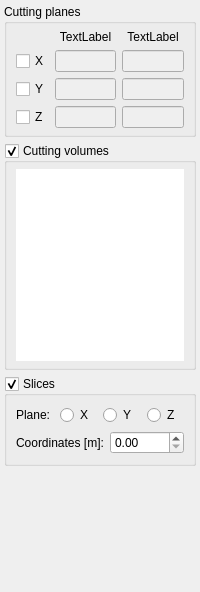
     <widget class="QWidget" name="page">
      <property name="geometry">
       <rect>
        <x>0</x>
        <y>0</y>
        <width>200</width>
        <height>592</height>
       </rect>
      </property>
      <attribute name="label">
       <string>Cutting</string>
      </attribute>
      <layout class="QVBoxLayout" name="verticalLayout_2">
       <property name="leftMargin">
        <number>4</number>
       </property>
       <property name="topMargin">
        <number>4</number>
       </property>
       <property name="rightMargin">
        <number>4</number>
       </property>
       <item>
        <widget class="QGroupBox" name="groupBoxCutByPlane">
         <property name="toolTip">
          <string>Planes to cut view</string>
         </property>
         <property name="statusTip">
          <string>Planes to cut view</string>
         </property>
         <property name="whatsThis">
          <string>Planes to cut view</string>
         </property>
         <property name="title">
          <string>Cutting planes</string>
         </property>
         <layout class="QVBoxLayout" name="verticalLayout_6">
          <property name="spacing">
           <number>6</number>
          </property>
          <property name="leftMargin">
           <number>9</number>
          </property>
          <property name="topMargin">
           <number>6</number>
          </property>
          <property name="bottomMargin">
           <number>6</number>
          </property>
          <item>
           <layout class="QGridLayout" name="gridLayout" columnstretch="0,0,0">
            <item row="0" column="0">
             <widget class="QLabel" name="label_9">
              <property name="minimumSize">
               <size>
                <width>30</width>
                <height>0</height>
               </size>
              </property>
              <property name="text">
               <string/>
              </property>
              <property name="buddy">
               <cstring>groupBoxBrokenBonds</cstring>
              </property>
             </widget>
            </item>
            <item row="0" column="1">
             <widget class="QLabel" name="xMinLabel">
              <property name="text">
               <string>TextLabel</string>
              </property>
              <property name="alignment">
               <set>Qt::AlignCenter</set>
              </property>
             </widget>
            </item>
            <item row="0" column="2">
             <widget class="QLabel" name="xMaxLabel">
              <property name="text">
               <string>TextLabel</string>
              </property>
              <property name="alignment">
               <set>Qt::AlignCenter</set>
              </property>
             </widget>
            </item>
            <item row="1" column="0">
             <widget class="QCheckBox" name="enableCuttingX">
              <property name="toolTip">
               <string>Cutting plane YZ</string>
              </property>
              <property name="statusTip">
               <string>Cutting plane YZ</string>
              </property>
              <property name="whatsThis">
               <string>Cutting plane YZ</string>
              </property>
              <property name="text">
               <string>X</string>
              </property>
             </widget>
            </item>
            <item row="1" column="1">
             <widget class="QLineEdit" name="minXEdit">
              <property name="enabled">
               <bool>false</bool>
              </property>
             </widget>
            </item>
            <item row="1" column="2">
             <widget class="QLineEdit" name="maxXEdit">
              <property name="enabled">
               <bool>false</bool>
              </property>
             </widget>
            </item>
            <item row="2" column="0">
             <widget class="QCheckBox" name="enableCuttingY">
              <property name="toolTip">
               <string>Cutting plane XZ</string>
              </property>
              <property name="statusTip">
               <string>Cutting plane XZ</string>
              </property>
              <property name="whatsThis">
               <string>Cutting plane XZ</string>
              </property>
              <property name="text">
               <string>Y</string>
              </property>
             </widget>
            </item>
            <item row="2" column="1">
             <widget class="QLineEdit" name="minYEdit">
              <property name="enabled">
               <bool>false</bool>
              </property>
             </widget>
            </item>
            <item row="2" column="2">
             <widget class="QLineEdit" name="maxYEdit">
              <property name="enabled">
               <bool>false</bool>
              </property>
             </widget>
            </item>
            <item row="3" column="0">
             <widget class="QCheckBox" name="enableCuttingZ">
              <property name="toolTip">
               <string>Cutting plane XY</string>
              </property>
              <property name="statusTip">
               <string>Cutting plane XY</string>
              </property>
              <property name="whatsThis">
               <string>Cutting plane XY</string>
              </property>
              <property name="text">
               <string>Z</string>
              </property>
             </widget>
            </item>
            <item row="3" column="1">
             <widget class="QLineEdit" name="minZEdit">
              <property name="enabled">
               <bool>false</bool>
              </property>
             </widget>
            </item>
            <item row="3" column="2">
             <widget class="QLineEdit" name="maxZEdit">
              <property name="enabled">
               <bool>false</bool>
              </property>
             </widget>
            </item>
           </layout>
          </item>
         </layout>
        </widget>
       </item>
       <item>
        <widget class="QGroupBox" name="groupBoxCutByVolume">
         <property name="toolTip">
          <string>Volumes to cut view</string>
         </property>
         <property name="statusTip">
          <string>Volumes to cut view</string>
         </property>
         <property name="whatsThis">
          <string>Volumes to cut view</string>
         </property>
         <property name="title">
          <string>Cutting volumes</string>
         </property>
         <property name="checkable">
          <bool>true</bool>
         </property>
         <layout class="QVBoxLayout" name="verticalLayout_9">
          <property name="topMargin">
           <number>6</number>
          </property>
          <property name="bottomMargin">
           <number>6</number>
          </property>
          <item>
           <widget class="QListWidget" name="listCuttingVolumes">
            <property name="frameShape">
             <enum>QFrame::NoFrame</enum>
            </property>
           </widget>
          </item>
         </layout>
        </widget>
       </item>
       <item>
        <widget class="QGroupBox" name="groupBoxSlices">
         <property name="toolTip">
          <string>Slice view</string>
         </property>
         <property name="statusTip">
          <string>Slice view</string>
         </property>
         <property name="whatsThis">
          <string>Slice view</string>
         </property>
         <property name="title">
          <string>Slices</string>
         </property>
         <property name="checkable">
          <bool>true</bool>
         </property>
         <layout class="QVBoxLayout" name="verticalLayout_10">
          <item>
           <layout class="QHBoxLayout" name="horizontalLayout_2">
            <item>
             <widget class="QLabel" name="label_2">
              <property name="text">
               <string>Plane:</string>
              </property>
             </widget>
            </item>
            <item>
             <widget class="QRadioButton" name="radioButtonSliceX">
              <property name="toolTip">
               <string>Slice scene by X plane</string>
              </property>
              <property name="statusTip">
               <string>Slice scene by X plane</string>
              </property>
              <property name="whatsThis">
               <string>Slice scene by X plane</string>
              </property>
              <property name="text">
               <string>X</string>
              </property>
             </widget>
            </item>
            <item>
             <widget class="QRadioButton" name="radioButtonSliceY">
              <property name="toolTip">
               <string>Slice scene by Y plane</string>
              </property>
              <property name="statusTip">
               <string>Slice scene by Y plane</string>
              </property>
              <property name="whatsThis">
               <string>Slice scene by Y plane</string>
              </property>
              <property name="text">
               <string>Y</string>
              </property>
             </widget>
            </item>
            <item>
             <widget class="QRadioButton" name="radioButtonSliceZ">
              <property name="toolTip">
               <string>Slice scene by Z plane</string>
              </property>
              <property name="statusTip">
               <string>Slice scene by Z plane</string>
              </property>
              <property name="whatsThis">
               <string>Slice scene by Z plane</string>
              </property>
              <property name="text">
               <string>Z</string>
              </property>
             </widget>
            </item>
           </layout>
          </item>
          <item>
           <layout class="QHBoxLayout" name="horizontalLayout_3">
            <item>
             <widget class="QLabel" name="labelSliceCoords">
              <property name="text">
               <string>Coordinates [m]:</string>
              </property>
             </widget>
            </item>
            <item>
             <widget class="CQtDoubleSpinBox" name="spinBoxSliceCoords">
              <property name="toolTip">
               <string>Coordinate of the selected plane</string>
              </property>
              <property name="statusTip">
               <string>Coordinate of the selected plane</string>
              </property>
              <property name="whatsThis">
               <string>Coordinate of the selected plane</string>
              </property>
             </widget>
            </item>
           </layout>
          </item>
         </layout>
        </widget>
       </item>
       <item>
        <spacer name="verticalSpacer_3">
         <property name="orientation">
          <enum>Qt::Vertical</enum>
         </property>
         <property name="sizeHint" stdset="0">
          <size>
           <width>0</width>
           <height>0</height>
          </size>
         </property>
        </spacer>
       </item>
      </layout>
     </widget>
